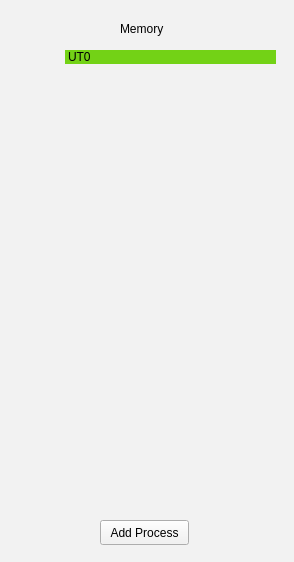
<?xml version="1.0" encoding="UTF-8"?>
<ui version="4.0">
 <class>OutputWindow</class>
 <widget class="QWidget" name="OutputWindow">
  <property name="geometry">
   <rect>
    <x>0</x>
    <y>0</y>
    <width>294</width>
    <height>562</height>
   </rect>
  </property>
  <property name="windowTitle">
   <string>Memory View</string>
  </property>
  <property name="styleSheet">
   <string notr="true">background-color: rgb(242, 242, 242);</string>
  </property>
  <widget class="QPushButton" name="pushButton">
   <property name="geometry">
    <rect>
     <x>100</x>
     <y>520</y>
     <width>89</width>
     <height>25</height>
    </rect>
   </property>
   <property name="text">
    <string>Add Process</string>
   </property>
  </widget>
  <widget class="QListWidget" name="listWidget">
   <property name="geometry">
    <rect>
     <x>65</x>
     <y>50</y>
     <width>211</width>
     <height>461</height>
    </rect>
   </property>
   <property name="frameShape">
    <enum>QFrame::NoFrame</enum>
   </property>
   <property name="frameShadow">
    <enum>QFrame::Sunken</enum>
   </property>
   <item>
    <property name="text">
     <string>UT0</string>
    </property>
    <property name="background">
     <brush brushstyle="SolidPattern">
      <color alpha="255">
       <red>115</red>
       <green>210</green>
       <blue>22</blue>
      </color>
     </brush>
    </property>
   </item>
  </widget>
  <widget class="QLabel" name="label">
   <property name="geometry">
    <rect>
     <x>120</x>
     <y>20</y>
     <width>67</width>
     <height>17</height>
    </rect>
   </property>
   <property name="text">
    <string>Memory</string>
   </property>
  </widget>
  <widget class="QListWidget" name="listWidget_2">
   <property name="geometry">
    <rect>
     <x>15</x>
     <y>40</y>
     <width>50</width>
     <height>481</height>
    </rect>
   </property>
   <property name="styleSheet">
    <string notr="true">background-color: rgb(242, 242, 242);
</string>
   </property>
   <property name="frameShape">
    <enum>QFrame::NoFrame</enum>
   </property>
  </widget>
 </widget>
 <resources/>
 <connections/>
</ui>
